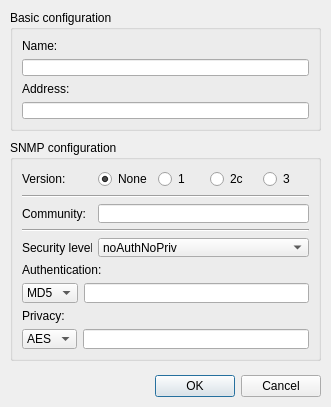
<?xml version="1.0" encoding="UTF-8"?>
<ui version="4.0">
 <class>HostEditor</class>
 <widget class="QDialog" name="HostEditor">
  <property name="geometry">
   <rect>
    <x>0</x>
    <y>0</y>
    <width>331</width>
    <height>407</height>
   </rect>
  </property>
  <property name="minimumSize">
   <size>
    <width>331</width>
    <height>407</height>
   </size>
  </property>
  <property name="maximumSize">
   <size>
    <width>331</width>
    <height>407</height>
   </size>
  </property>
  <property name="windowIcon">
   <iconset resource="MainResources.qrc">
    <normaloff>:/Icons/Search</normaloff>:/Icons/Search</iconset>
  </property>
  <property name="locale">
   <locale language="English" country="UnitedStates"/>
  </property>
  <property name="modal">
   <bool>true</bool>
  </property>
  <widget class="QDialogButtonBox" name="buttonBox">
   <property name="geometry">
    <rect>
     <x>10</x>
     <y>370</y>
     <width>311</width>
     <height>32</height>
    </rect>
   </property>
   <property name="orientation">
    <enum>Qt::Horizontal</enum>
   </property>
   <property name="standardButtons">
    <set>QDialogButtonBox::Cancel|QDialogButtonBox::Ok</set>
   </property>
  </widget>
  <widget class="QGroupBox" name="groupBox">
   <property name="geometry">
    <rect>
     <x>10</x>
     <y>10</y>
     <width>311</width>
     <height>121</height>
    </rect>
   </property>
   <property name="title">
    <string>Basic configuration</string>
   </property>
   <layout class="QVBoxLayout" name="verticalLayout_5">
    <item>
     <widget class="QLabel" name="label">
      <property name="text">
       <string>Name:</string>
      </property>
     </widget>
    </item>
    <item>
     <widget class="QLineEdit" name="lineEdit_Name"/>
    </item>
    <item>
     <widget class="QLabel" name="label_2">
      <property name="text">
       <string>Address:</string>
      </property>
     </widget>
    </item>
    <item>
     <widget class="QLineEdit" name="lineEdit_Address"/>
    </item>
   </layout>
  </widget>
  <widget class="QGroupBox" name="groupBox_2">
   <property name="geometry">
    <rect>
     <x>10</x>
     <y>140</y>
     <width>311</width>
     <height>221</height>
    </rect>
   </property>
   <property name="title">
    <string>SNMP configuration</string>
   </property>
   <layout class="QVBoxLayout" name="verticalLayout">
    <item>
     <layout class="QHBoxLayout" name="horizontalLayout">
      <item>
       <widget class="QLabel" name="label_4">
        <property name="minimumSize">
         <size>
          <width>70</width>
          <height>0</height>
         </size>
        </property>
        <property name="text">
         <string>Version:</string>
        </property>
       </widget>
      </item>
      <item>
       <widget class="QRadioButton" name="radioButton_SNMPVersion_None">
        <property name="text">
         <string>None</string>
        </property>
        <property name="checked">
         <bool>true</bool>
        </property>
       </widget>
      </item>
      <item>
       <widget class="QRadioButton" name="radioButton_SNMPVersion_1">
        <property name="text">
         <string>1</string>
        </property>
       </widget>
      </item>
      <item>
       <widget class="QRadioButton" name="radioButton_SNMPVersion_2c">
        <property name="text">
         <string>2c</string>
        </property>
       </widget>
      </item>
      <item>
       <widget class="QRadioButton" name="radioButton_SNMPVersion_3">
        <property name="text">
         <string>3</string>
        </property>
       </widget>
      </item>
     </layout>
    </item>
    <item>
     <widget class="Line" name="line_2">
      <property name="orientation">
       <enum>Qt::Horizontal</enum>
      </property>
     </widget>
    </item>
    <item>
     <layout class="QHBoxLayout" name="horizontalLayout_5">
      <item>
       <widget class="QLabel" name="label_3">
        <property name="minimumSize">
         <size>
          <width>70</width>
          <height>0</height>
         </size>
        </property>
        <property name="text">
         <string>Community:</string>
        </property>
       </widget>
      </item>
      <item>
       <widget class="QLineEdit" name="lineEdit_Community"/>
      </item>
     </layout>
    </item>
    <item>
     <widget class="Line" name="line">
      <property name="orientation">
       <enum>Qt::Horizontal</enum>
      </property>
     </widget>
    </item>
    <item>
     <layout class="QHBoxLayout" name="horizontalLayout_4">
      <item>
       <widget class="QLabel" name="label_5">
        <property name="maximumSize">
         <size>
          <width>70</width>
          <height>16777215</height>
         </size>
        </property>
        <property name="text">
         <string>Security level:</string>
        </property>
       </widget>
      </item>
      <item>
       <widget class="QComboBox" name="comboBox_SecurityLevel">
        <item>
         <property name="text">
          <string>noAuthNoPriv</string>
         </property>
        </item>
        <item>
         <property name="text">
          <string>authNoPriv</string>
         </property>
        </item>
        <item>
         <property name="text">
          <string>authPriv</string>
         </property>
        </item>
       </widget>
      </item>
     </layout>
    </item>
    <item>
     <widget class="QLabel" name="label_6">
      <property name="text">
       <string>Authentication:</string>
      </property>
     </widget>
    </item>
    <item>
     <layout class="QHBoxLayout" name="horizontalLayout_2">
      <item>
       <widget class="QComboBox" name="comboBox_Authentication">
        <property name="minimumSize">
         <size>
          <width>50</width>
          <height>0</height>
         </size>
        </property>
        <item>
         <property name="text">
          <string>MD5</string>
         </property>
        </item>
        <item>
         <property name="text">
          <string>SHA</string>
         </property>
        </item>
       </widget>
      </item>
      <item>
       <widget class="QLineEdit" name="lineEdit_Authentication"/>
      </item>
     </layout>
    </item>
    <item>
     <widget class="QLabel" name="label_7">
      <property name="text">
       <string>Privacy:</string>
      </property>
     </widget>
    </item>
    <item>
     <layout class="QHBoxLayout" name="horizontalLayout_3">
      <item>
       <widget class="QComboBox" name="comboBox_Privacy">
        <property name="minimumSize">
         <size>
          <width>50</width>
          <height>0</height>
         </size>
        </property>
        <item>
         <property name="text">
          <string>AES</string>
         </property>
        </item>
        <item>
         <property name="text">
          <string>DES</string>
         </property>
        </item>
       </widget>
      </item>
      <item>
       <widget class="QLineEdit" name="lineEdit_Privacy"/>
      </item>
     </layout>
    </item>
   </layout>
  </widget>
 </widget>
 <resources>
  <include location="MainResources.qrc"/>
 </resources>
 <connections/>
</ui>
